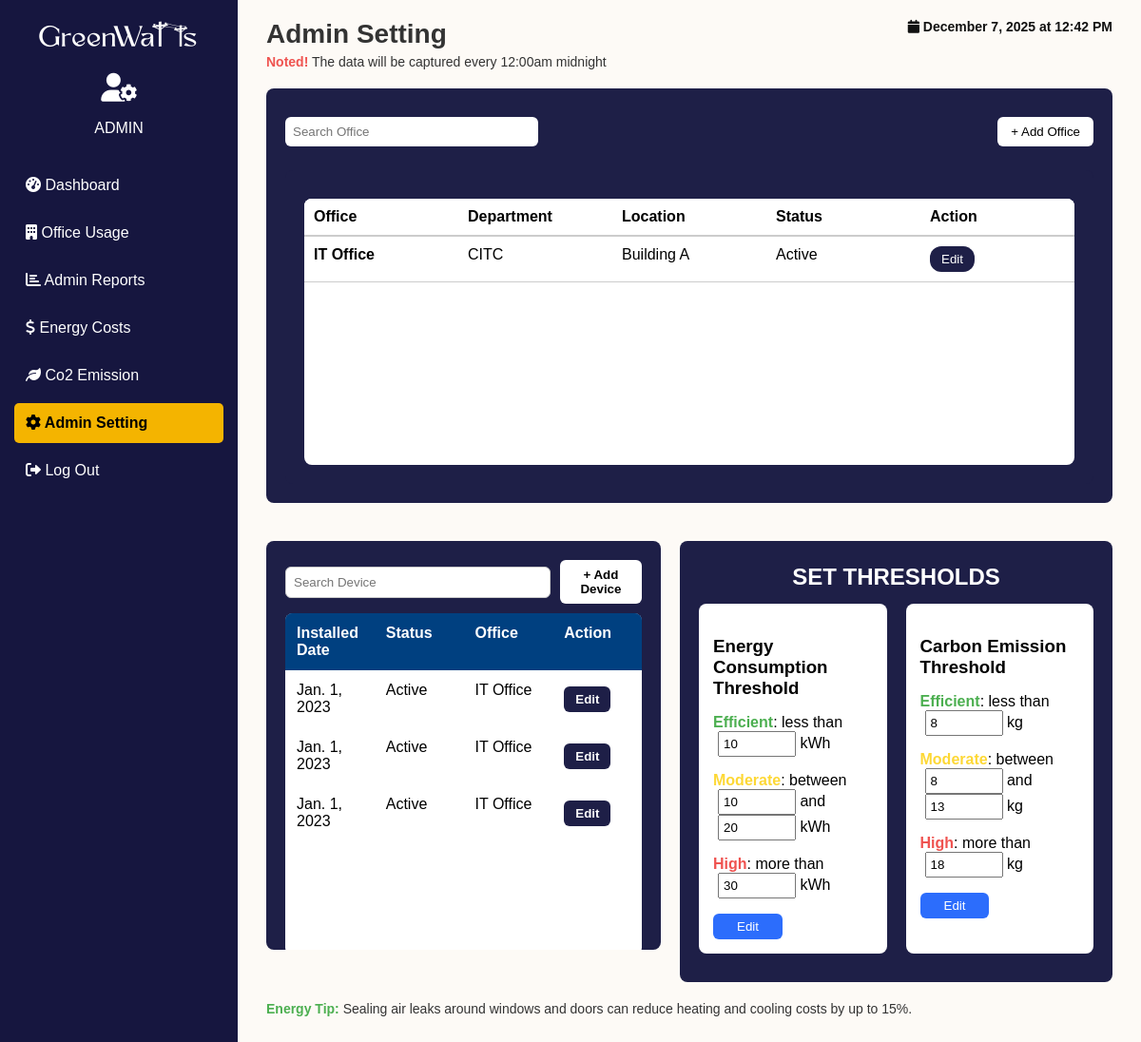
The app's page /adminpanel/adminSetting/ (signed in) with its own data.
### greenwatts/users/models.py (models this page shows, shortened)
class Office(AbstractBaseUser, PermissionsMixin):
    office_id = models.AutoField(primary_key=True)  # PK
    name = models.CharField(max_length=255)
    location = models.CharField(max_length=255)
    username = models.CharField(max_length=150, unique=True)
    email = models.EmailField(unique=True)
    department = models.CharField(max_length=50, default="office")
    admin = models.ForeignKey(
        "adminpanel.Admin",  # this should match your tbl_admin model name
        on_delete=models.CASCADE,
        related_name="offices"
    )
    created_at = models.DateTimeField(auto_now_add=True)
    is_active = models.BooleanField(default=True)
    is_staff = models.BooleanField(default=False)
    objects = OfficeManager()
    USERNAME_FIELD = 'username'
    REQUIRED_FIELDS = ['email']
    class Meta:
        db_table = "tbl_office"

### greenwatts/sensors/models.py (models this page shows, shortened)
class Device(models.Model):
    device_id = models.AutoField(primary_key=True)
    installed_date = models.DateField(null=True, blank=True)
    status = models.CharField(max_length=50, default="Active")
    office = models.ForeignKey(Office, on_delete=models.CASCADE, related_name="devices", null=True, blank=True)
    class Meta:
        db_table = "tbl_device"

### greenwatts/adminpanel/views.py (the view)
# urls.py: path('adminSetting/', views.admin_setting, name='admin_setting'),
@admin_required
@cache_control(no_cache=True, must_revalidate=True, no_store=True)
def admin_setting(request):
    offices = Office.objects.all()
    devices = Device.objects.select_related('office').all()
    try:
        threshold = Threshold.objects.get(threshold_id=1)
    except Threshold.DoesNotExist:
        threshold = None
    return render(request, 'adminSetting.html', {
        'offices': offices,
        'devices': devices,
        'threshold': threshold,
        'random_energy_tip': get_random_energy_tip(),
    })

### greenwatts/adminpanel/views.py (called while the page is built)
def admin_required(view_func):
    @wraps(view_func)
    def _wrapped_view(request, *args, **kwargs):
        if not request.session.get('admin_id'):
            response = redirect('adminpanel:admin_login')
            response['Cache-Control'] = 'no-cache, no-store, must-revalidate, max-age=0'
            response['Pragma'] = 'no-cache'
            response['Expires'] = '0'
            return response
        return view_func(request, *args, **kwargs)
    return _wrapped_view

### greenwatts/adminpanel/templates/adminSetting.html (shortened to what this page needs)
{% load static %}
<!DOCTYPE html>
<html lang="en">
  <head>
    <link rel="stylesheet" href="{% static 'adminCss/common.css' %}" />
    <link rel="stylesheet" href="{% static 'adminCss/adminSetting.css' %}" />
    <link
      rel="stylesheet"
      href="https://cdnjs.cloudflare.com/ajax/libs/font-awesome/6.0.0/css/all.min.css"
    />
  </head>
  <body>
    <div class="sidebar">
      <img src="{% static 'logo2.png' %}" alt="GreenWatts" class="logo-sidebar" />
      <div class="admin-section">
        <div class="admin-icon"><i class="fas fa-user-cog"></i></div>
        <p>ADMIN</p>
      </div>
      <nav>
        <a
          href="{% url 'adminpanel:admin_dashboard' %}"
          class="{% if request.resolver_match.url_name == 'admin_dashboard' %}active{% endif %}"
          ><i class="fas fa-tachometer-alt"></i> Dashboard</a
        >
        <a
          href="{% url 'adminpanel:office_usage' %}"
          class="{% if request.resolver_match.url_name == 'office_usage' %}active{% endif %}"
          ><i class="fas fa-building"></i> Office Usage</a
        >
        <a
          href="{% url 'adminpanel:admin_reports' %}"
          class="{% if request.resolver_match.url_name == 'admin_reports' %}active{% endif %}"
          ><i class="fas fa-chart-bar"></i> Admin Reports</a
        >
        <a
          href="{% url 'adminpanel:admin_costs' %}"
          class="{% if request.resolver_match.url_name == 'admin_costs' %}active{% endif %}"
          ><i class="fas fa-dollar-sign"></i> Energy Costs</a
        >
        <a
          href="{% url 'adminpanel:carbon_emission' %}"
          class="{% if request.resolver_match.url_name == 'carbon_emission' %}active{% endif %}"
          ><i class="fas fa-leaf"></i> Co2 Emission</a
        >
        <a
          href="{% url 'adminpanel:admin_setting' %}"
          class="{% if request.resolver_match.url_name == 'admin_setting' %}active{% endif %}"
          ><i class="fas fa-cog"></i> Admin Setting</a
        >
        <a href="{% url 'users:logout' %}">
          <i class="fas fa-sign-out-alt"></i> Log Out
        </a>
      </nav>
    </div>
    <div class="main-content">
      <header>
        <div class="header-left">
          <h1>Admin Setting</h1>
          <p class="note">
            <span class="red-text">Noted!</span> The data will be captured every
            12:00am midnight
          </p>
        </div>
        <div class="date-time">
          <i class="fas fa-calendar"></i> <span id="live-time"></span>
        </div>
      </header>
      <section class="office-section">
        <div class="office-header">
          <input type="text" placeholder="Search Office" />
          <button class="add-btn">+ Add Office</button>
        </div>
        <div class="table-wrapper">
          <div class="office-table-container">
            <table class="office-table">
              <thead>
                <tr>
                  <th>Office</th>
                  <th>Department</th>
                  <th>Location</th>
                  <th>Status</th>
                  <th>Action</th>
                </tr>
              </thead>
              <tbody>
                {% for office in offices %}
                <tr>
                  <td>{{ office.name }}</td>
                  <td>CITC</td>
                  <td>{{ office.location }}</td>
                  <td>Active</td>
                  <td>
                    <button
                      class="edit-office-btn"
                      data-office-id="{{ office.office_id }}"
                    >
                      Edit
                    </button>
                  </td>
                </tr>
                {% empty %}
                <tr>
                  <td colspan="5">No offices found.</td>
                </tr>
                {% endfor %}
              </tbody>
            </table>
          </div>
        </div>
      </section>
      <section class="thresholds-device-container">
        <section class="device-section" style="flex: 1">
          <div class="table-wrapper" style="margin-top: 20px">
            <div
              class="device-header"
              style="
                display: flex;
                justify-content: space-between;
                align-items: center;
              "
            >
              <input
                type="text"
                placeholder="Search Device"
                style="flex-grow: 1; margin-right: 10px"
              />
              <button class="add-device-btn" id="openAddDeviceModal">
                + Add Device
              </button>
            </div>
            <div class="device-table-container">
              <table class="device-table" style="width: 100%">
                <thead>
                  <tr>
                    <th>Installed Date</th>
                    <th>Status</th>
                    <th>Office</th>
                    <th>Action</th>
                  </tr>
                </thead>
                <tbody>
                  {% for device in devices %}
                  <tr>
                    <td>{{ device.installed_date }}</td>
                    <td>{{ device.status }}</td>
                    <td>{{ device.office.name }}</td>
                    <td>
                      <button
                        class="edit-device-btn"
                        data-device-id="{{ device.device_id }}"
                      >
                        Edit
                      </button>
                    </td>
                  </tr>
                  {% empty %}
                  <tr>
                    <td colspan="4">No devices found.</td>
                  </tr>
                  {% endfor %}
                </tbody>
              </table>
            </div>
          </div>
        </section>
        <section class="thresholds" style="flex: 1">
          <h2>SET THRESHOLDS</h2>
          <div class="threshold-boxes">
            <div class="threshold-card">
              <h3>Energy Consumption Threshold</h3>
              <p>
                <span class="efficient">Efficient</span>: less than
                <input
                  type="number"
                  id="energy_efficient_max"
                  step="0.01"
                  readonly
                  value="{{ threshold.energy_efficient_max|default:10.0 }}"
                />
                kWh
              </p>
              <p>
                <span class="moderate">Moderate</span>: between
                <input
                  type="number"
                  id="energy_efficient_max_display"
                  readonly
                  value="{{ threshold.energy_efficient_max|default:10.0 }}"
                />
                and
                <input
                  type="number"
                  id="energy_moderate_max"
                  step="0.01"
                  readonly
                  value="{{ threshold.energy_moderate_max|default:20.0 }}"
                />
                kWh
              </p>
              <p>
                <span class="high">High</span>: more than
                <input
                  type="number"
                  id="energy_high_max"
                  step="0.01"
                  readonly
                  value="{{ threshold.energy_high_max|default:30.0 }}"
                />
                kWh
              </p>
              <div class="btn-group">
                <button class="edit-btn" id="edit-energy-btn">Edit</button>
              </div>
            </div>
            <div class="threshold-card">
              <h3>Carbon Emission Threshold</h3>
              <p>
                <span class="efficient">Efficient</span>: less than
                <input
                  type="number"
                  id="co2_efficient_max"
                  step="0.01"
                  readonly
                  value="{{ threshold.co2_efficient_max|default:8.0 }}"
                />
                kg
              </p>
              <p>
                <span class="moderate">Moderate</span>: between
                <input
                  type="number"
                  id="co2_efficient_max_display"
                  readonly
                  value="{{ threshold.co2_efficient_max|default:8.0 }}"
                />
                and
                <input
                  type="number"
                  id="co2_moderate_max"
                  step="0.01"
                  readonly
                  value="{{ threshold.co2_moderate_max|default:13.0 }}"
                />
                kg
              </p>
              <p>
                <span class="high">High</span>: more than
                <input
                  type="number"
                  id="co2_high_max"
                  step="0.01"
                  readonly
                  value="{{ threshold.co2_high_max|default:18.0 }}"
                />
                kg
              </p>
              <div class="btn-group">
                <button class="edit-btn" id="edit-co2-btn">Edit</button>
              </div>
            </div>
          </div>
        </section>
      </section>
      <footer>
        <p class="tip">
          <span>Energy Tip:</span> {{ random_energy_tip }}
        </p>
      </footer>
    </div>
  </body>
</html>

### greenwatts/adminpanel/static/adminCss/common.css (style rules this page uses)
:root { --font-family: Arial, sans-serif; --bg-main: #fdfaf6; --bg-sidebar: #16163f; --bg-light-gray: #d3d3d3; --text-primary: #333; --text-white: white; --text-black: black; --color-accent: #f4b400; --color-red: #ef5350; --color-green: #4caf50; --color-orange: #fdd835; --color-navy: #16163f; --color-dark-gray: #424242; --font-size-xs: 12px; --font-size-sm: 14px; --font-size-md: 16px; --font-size-lg: 22px; --font-size-xl: 28px; --font-size-xxl: 30px; --font-size-xxxl: 90px; --font-size-xxxxl: 36px; }
.admin-icon { font-size: var(--font-size-xxl); }
body { margin: 0; font-family: var(--font-family); display: flex; height: 100vh; overflow: hidden; background: var(--bg-main); color: var(--text-primary); }
.sidebar { width: 220px; background: #16163f; color: var(--text-white); height: 100%; padding: 20px 15px; overflow-y: auto; transition: transform 0.3s ease; position: relative; z-index: 1000; }
.logo-sidebar { display: block; width: 180px; margin: 0 auto 20px; }
.admin-section { text-align: center; margin-bottom: 30px; }
.sidebar nav a { display: block; padding: 12px; margin: 8px 0; text-decoration: none; color: white; border-radius: 5px; }
.sidebar nav a.active { background: #f4b400; color: black; font-weight: bold; }
.main-content { flex: 1; padding: 20px 30px; overflow-y: auto; transition: margin-left 0.3s ease; }

### records on screen
Office: name "IT Office", location "Building A"
Device: installed_date "Jan. 1, 2023", status "Active", office.name "IT Office"
Device: installed_date "Jan. 1, 2023", status "Active", office.name "IT Office"
Device: installed_date "Jan. 1, 2023", status "Active", office.name "IT Office"

### other values on screen
{{ random_energy_tip }} "Sealing air leaks around windows and doors can reduce heating and cooling costs by up to 15%."
